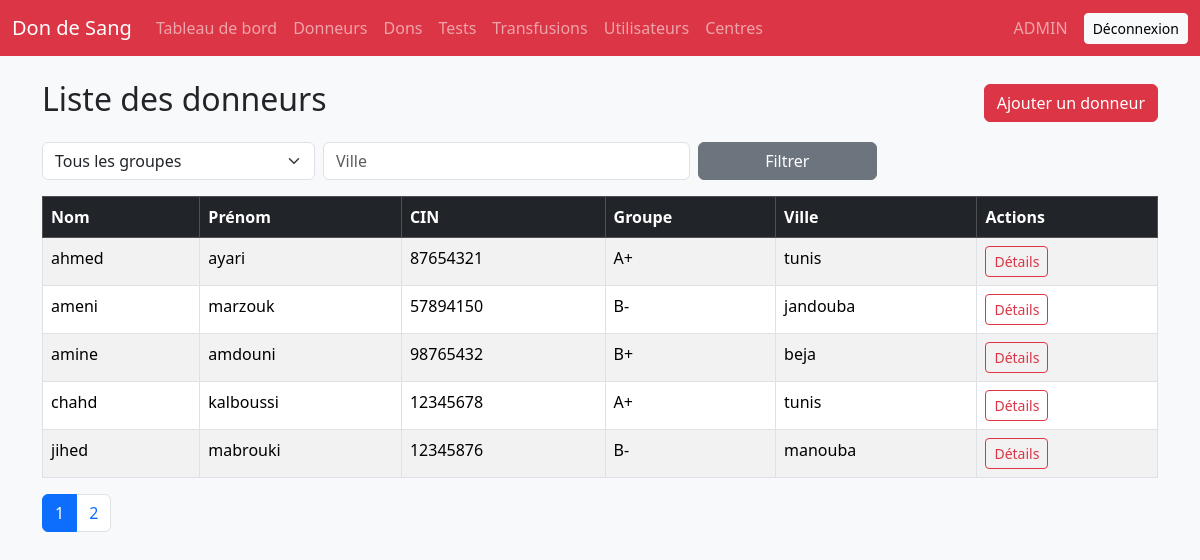
Page /donneurs.php (signed in) on the committed database.
### tables this page shows
CREATE TABLE `donneurs` (
  `id_donneur` int(11) NOT NULL AUTO_INCREMENT,
  `nom` varchar(50) NOT NULL,
  `prenom` varchar(50) NOT NULL,
  `cin` varchar(8) NOT NULL,
  `groupe_sanguin` enum('A+','A-','B+','B-','AB+','AB-','O+','O-') NOT NULL,
  `ville` varchar(50) NOT NULL,
  PRIMARY KEY (`id_donneur`),
  UNIQUE KEY `cin` (`cin`)
);

### donneurs.php (the view, shortened to what this page needs)
<?php
require 'header.php';
$groupe = $_GET['groupe_sanguin'] ?? '';
$ville = trim($_GET['ville'] ?? '');
$page = max(1, (int)($_GET['page'] ?? 1));
$par_page = 5;
$where = " WHERE 1=1";
$params = [];
$stmt = $pdo->prepare("SELECT COUNT(*) FROM donneurs" . $where);
$stmt->execute($params);
$total = (int)$stmt->fetchColumn();
$nb_pages = max(1, (int)ceil($total / $par_page));
$page = min($page, $nb_pages);
$offset = ($page - 1) * $par_page;
$stmt = $pdo->prepare("SELECT * FROM donneurs" . $where . " ORDER BY nom, prenom LIMIT $par_page OFFSET $offset");
$stmt->execute($params);
$donneurs = $stmt->fetchAll(PDO::FETCH_ASSOC);
?>
<div class="d-flex justify-content-between align-items-center mb-3">
    <h2>Liste des donneurs</h2>
    <a href="donneur_ajout.php" class="btn btn-danger">Ajouter un donneur</a>
</div>
<form method="get" class="row g-2 mb-3">
    <div class="col-md-3">
        <select name="groupe_sanguin" class="form-select">
            <option value="">Tous les groupes</option>
        </select>
    </div>
    <div class="col-md-4">
        <input type="text" name="ville" class="form-control" placeholder="Ville" value="<?= htmlspecialchars($ville) ?>">
    </div>
    <div class="col-md-2">
        <button type="submit" class="btn btn-secondary w-100">Filtrer</button>
    </div>
</form>
<div class="table-responsive">
    <table class="table table-striped table-bordered">
        <thead class="table-dark">
            <tr>
                <th>Nom</th>
                <th>Prénom</th>
                <th>CIN</th>
                <th>Groupe</th>
                <th>Ville</th>
                <th>Actions</th>
            </tr>
        </thead>
        <tbody>
            <?php foreach ($donneurs as $d): ?>
                <tr>
                    <td><?= htmlspecialchars($d['nom']) ?></td>
                    <td><?= htmlspecialchars($d['prenom']) ?></td>
                    <td><?= htmlspecialchars($d['cin']) ?></td>
                    <td><?= htmlspecialchars($d['groupe_sanguin']) ?></td>
                    <td><?= htmlspecialchars($d['ville']) ?></td>
                    <td><a href="donneur_detail.php?id=<?= (int)$d['id_donneur'] ?>" class="btn btn-sm btn-outline-danger">Détails</a></td>
                </tr>
            <?php endforeach; ?>
        </tbody>
    </table>
</div>
<?php if ($nb_pages > 1): ?>
<nav>
    <ul class="pagination">
        <?php for ($i = 1; $i <= $nb_pages; $i++): ?>
            <li class="page-item <?= $i === $page ? 'active' : '' ?>">
                <a class="page-link" href="?<?= htmlspecialchars(http_build_query(['groupe_sanguin' => $groupe, 'ville' => $ville, 'page' => $i])) ?>"><?= $i ?></a>
            </li>
        <?php endfor; ?>
    </ul>
</nav>
<?php endif; ?>
<?php require 'footer.php'; ?>

### rows in the picture
donneurs: nom "ahmed", prenom "ayari", cin "87654321", groupe_sanguin "A+", ville "tunis"
donneurs: nom "ameni", prenom "marzouk", cin "57894150", groupe_sanguin "B-", ville "jandouba"
donneurs: nom "amine", prenom "amdouni", cin "98765432", groupe_sanguin "B+", ville "beja"
donneurs: nom "chahd", prenom "kalboussi", cin "12345678", groupe_sanguin "A+", ville "tunis"
donneurs: nom "jihed", prenom "mabrouki", cin "12345876", groupe_sanguin "B-", ville "manouba"

### other values in the picture
$role "ADMIN"
